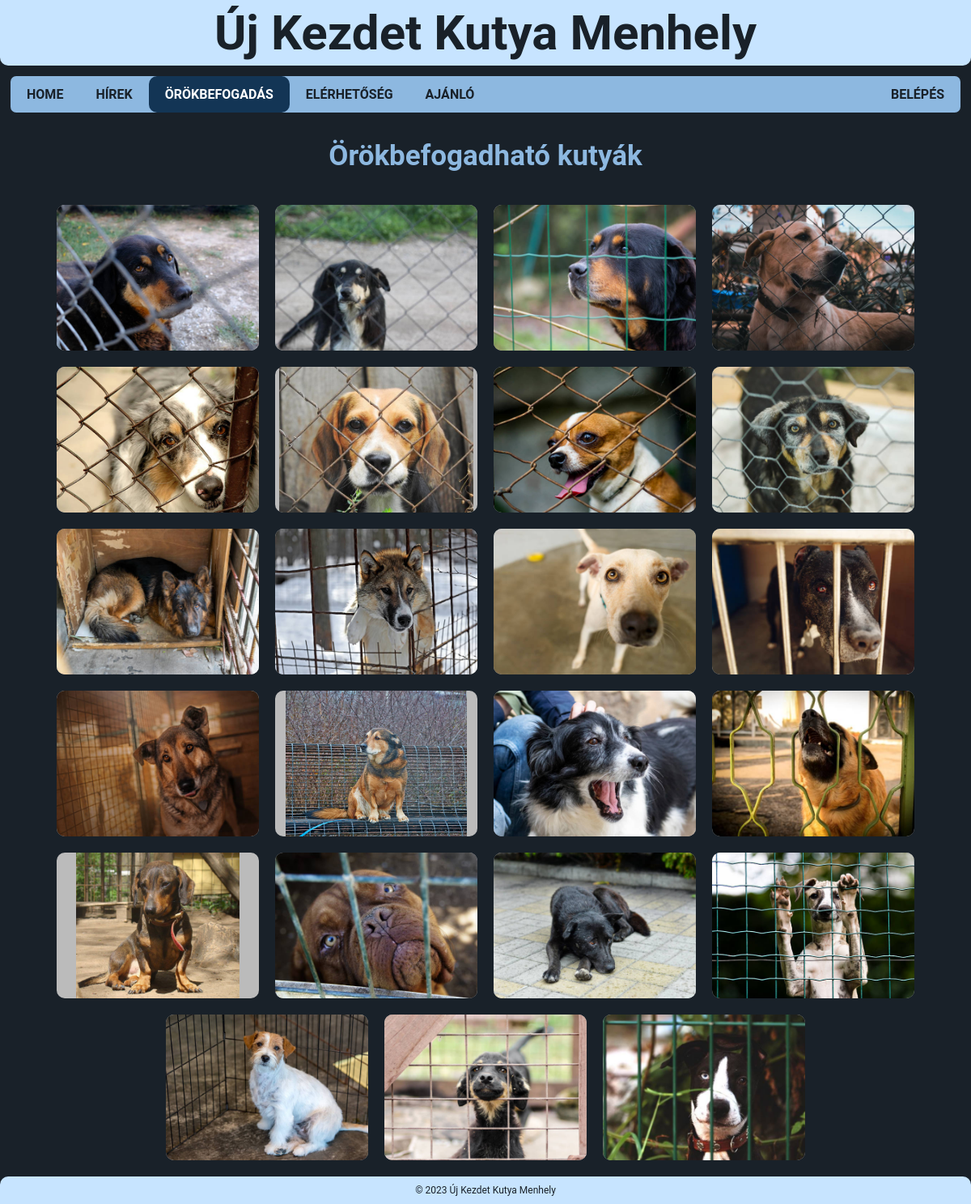
Screenshot of /orokbefogadas.php with the database file from the repository.
### tables this page shows
CREATE TABLE `kutyak` (
  `nev` varchar(30) NOT NULL,
  `faj` varchar(30) NOT NULL,
  `nem` tinyint(1) NOT NULL,
  `kor` tinyint(30) NOT NULL
);

### queries/kutya_befogadas.php (the view, shortened to what this page needs)
<?php
$servername = "localhost";
$username = "root";
$password = "";
$dbname = "kutyamenhely";
$cserebere = array('Á'=>'a', 'É'=>'e', 'Í'=>'i', 'Ó'=>'o', 'Ö'=>'o', 'Ő'=>'o', 'Ú'=>'u','Ü'=>'u', 'Ű'=>'u',
                   'á'=>'a','é'=>'e', 'í'=>'i','ó'=>'o','ö'=>'o','ú'=>'u','ü'=>'u','ű'=>'u','ő'=>'o',);
$conn = new mysqli($servername, $username, $password, $dbname);
$sql = "SELECT nev, faj, nem, kor FROM kutyak";
$result = $conn->query($sql);
if ($result->num_rows > 0) {
  while($row = $result->fetch_assoc()) {
    echo '<div class="flip-card">';
        echo '<div class="flip-card-inner">';
            echo '<div class="flip-card-front">';
                echo '<img src="img/'.strtr($row["nev"],$cserebere).'.jpg" alt="'.$row["nev"].'" style="height:100%;">';
            echo '</div>';
            echo '<div class="flip-card-back">';
                echo "<h1>".$row["nev"]."</h1>";
                echo "<p>".$row["faj"]."</p>";
                echo "<p>".(($row["nem"]== 1) ? "Hím" : "Nőstény")." | ".$row["kor"]." éves</p>";
            echo '</div>';
        echo '</div>';
    echo '</div>';
  }
} else {
  echo "Jelenleg nincs örökbefogadható kutya:)";
}
?>

### css/kozos.css (style rules this page uses)
body { margin: 0; padding: 0; font-family: 'Roboto', sans-serif; background-color: #192129; }
header { max-height: 250px; width: 100%; border-radius: 0 0 10px 10px; background-color: #c7e4ff; text-align: center; }
header h1 { font-size: 60px; color: #192129; text-transform: capitalize; margin: 0 0 10px 0; padding: 5px; }
header, section, aside, footer, ul, li, a { display: block; }
.footer-container { display: flex; justify-content: center; align-items: flex-start; align-content: center; width: 100%; height: 30px; position: relative; bottom: 0; }
footer { width: 100%; text-align: center; background-color: #c7e4ff; border-radius: 10px 10px 0 0; }
footer p { color: #192129; font-size: 12px; margin: 0; padding: 10px; }

### css/orokbefogadas.css (style rules this page uses)
h1 { text-align: center; font-size: 35px; font-weight: bold; color: #8db8e0; margin: 25px; }
.flip-card { margin: 10px; background-color: transparent; width: 250px; height: 180px; perspective: 1000px; }
.flip-card-inner { position: relative; width: 250px; height: 180px; text-align: center; transition: transform 0.4s; transform-style: preserve-3d; }
.flip-card-back, .flip-card-front { position: absolute; width: 100%; height: 100%; backface-visibility: hidden; overflow: hidden; }
.flip-card-front { background-color: #bbb; border-radius: 10px; }
.flip-card-back { background-color: #2980b9; border-radius: 10px; color: white; transform: rotateY(180deg); }

### rows the page displays
kutyak: nev (picture)
kutyak: shows a picture
kutyak: nev (picture)
kutyak: nev (picture)
kutyak: shows a picture
kutyak: nev (picture)
kutyak: shows a picture
kutyak: shows a picture
kutyak: shows a picture
kutyak: shows a picture
kutyak: shows a picture
kutyak: shows a picture
kutyak: shows a picture
kutyak: nev (picture)
kutyak: shows a picture
kutyak: nev (picture)
kutyak: nev (picture)
kutyak: shows a picture
kutyak: shows a picture
kutyak: shows a picture
kutyak: shows a picture
kutyak: nev (picture)
kutyak: shows a picture
